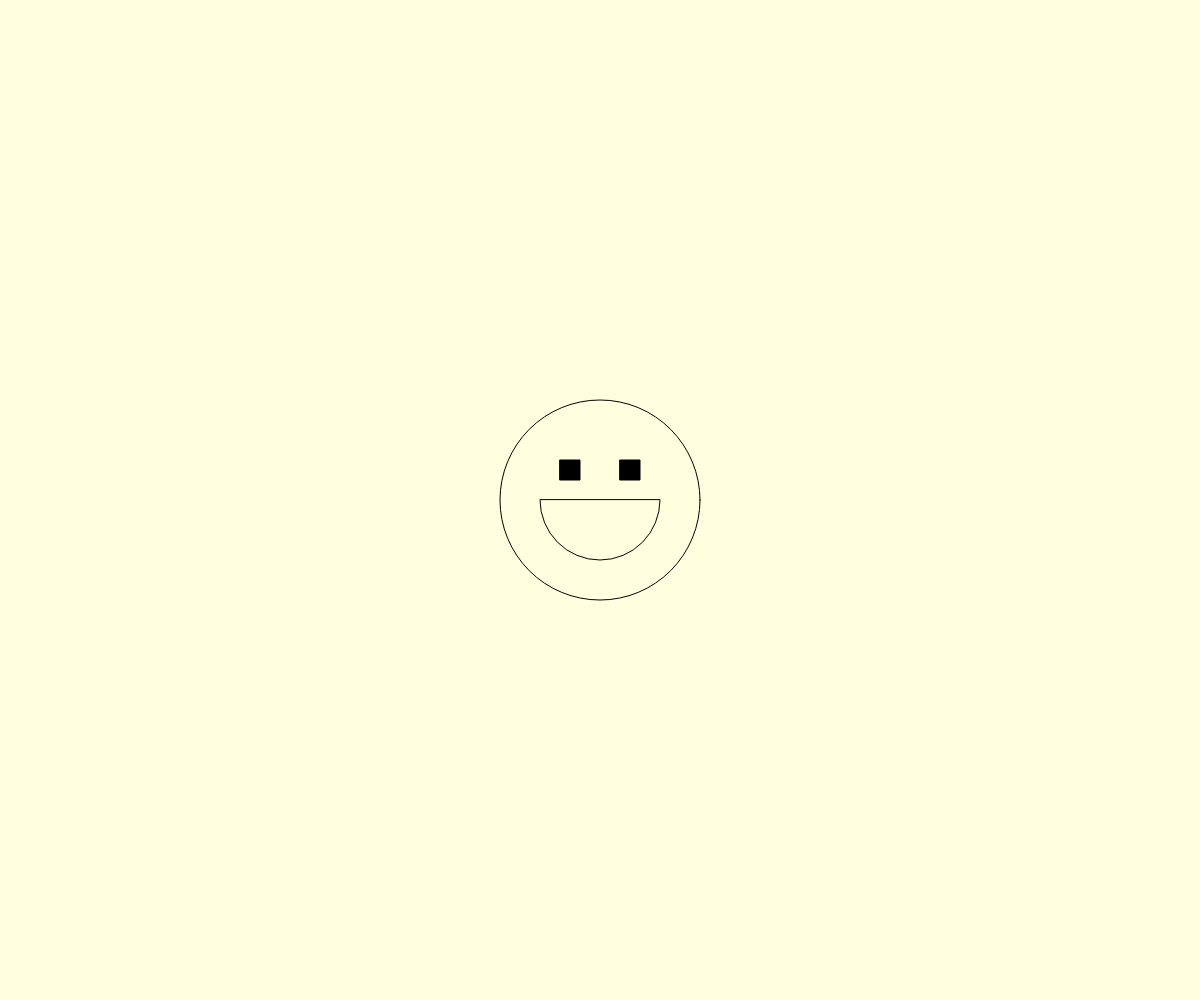
Frame 1 (no input)
Frame 60 (no input): identical to frame 1, image omitted
Frame 120 (the mouse pressed at the canvas centre since frame 60): identical to frame 1, image omitted

The p5.js sketch that drew this single still picture (run headless with seeded random() and noise() and a simulated clock; from frame 60 on, the mouse is pressed at the canvas centre):

// p5.js sketch
// ── sketch.js
function setup() {
  createCanvas(windowWidth, windowHeight);
}

function draw() {
  background(255, 255, 224);
  stroke(0);
  noFill();
  circle(width / 2, height / 2, 200);
  arc(width / 2, height / 2, 120, 120, 0, PI, CHORD);
  fill(0);
  square(width / 2 - 40, height / 2 - 40, 20);
  square(width / 2 + 20, height / 2 - 40, 20);
}
